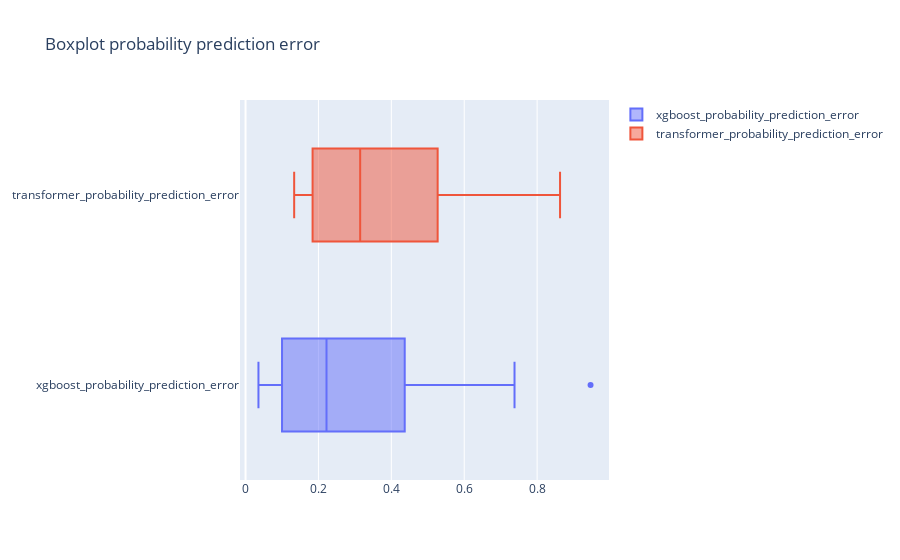

Here is the notebook cell this chart was saved with:
### Markdown cell above
### Visulization

### Code cell
# For boxplot
import plotly.graph_objects as go
import plotly.express as px
fig = go.Figure()
fig.add_trace(go.Box(x=df_preds[df_preds['iso3'].isin(condition_lst)]['xgboost_probability_prediction_error'].values,
                     name=df_preds[df_preds['iso3'].isin(condition_lst)]['xgboost_probability_prediction_error'].name))
fig.add_trace(go.Box(x=df_preds[df_preds['iso3'].isin(condition_lst)]['transformer_probability_prediction_error'].values,
                     name=df_preds[df_preds['iso3'].isin(condition_lst)]['transformer_probability_prediction_error'].name))
fig.update_layout(title_text='Boxplot probability prediction error').show()

### Figure 1 — Plotly figure (JSON) as saved in the notebook; plotly's stock layout.template omitted (floating-point values rounded to 4 significant figures)
{"data": [{"name": "xgboost_probability_prediction_error", "type": "box", "x": [0.4367, 0.5613, 0.4055, 0.4294, 0.5707, 0.443, 0.05137, 0.9466, 0.3025, 0.4016, 0.738, 0.7116, 0.3912, 0.07011, 0.06414, 0.07583, 0.07449, 0.1001, 0.1293, 0.2383, 0.2353, 0.03947, 0.03679, 0.03541, 0.06159, 0.05846, 0.1363, 0.1411, 0.1254, 0.1151, 0.1456, 0.2352, 0.5942, 0.6674, 0.6857, 0.07004, 0.06707, 0.3232, 0.3512, 0.2362, 0.2378, 0.2018, 0.5104, 0.4612, 0.3894, 0.5644, 0.4507, 0.06372, 0.1041, 0.04627, 0.06268, 0.1385, 0.1057, 0.1534, 0.2059, 0.209, 0.1856, 0.108, 0.3129, 0.3024, 0.7292, 0.5917]}, {"name": "transformer_probability_prediction_error", "type": "box", "x": [0.7019, 0.7157, 0.7498, 0.4419, 0.461, 0.4632, 0.193, 0.4564, 0.4387, 0.47, 0.6347, 0.3078, 0.6877, 0.1767, 0.1777, 0.1744, 0.1897, 0.2433, 0.2739, 0.2387, 0.572, 0.1764, 0.5541, 0.2026, 0.1982, 0.1999, 0.1805, 0.1798, 0.1839, 0.1796, 0.4453, 0.5388, 0.6203, 0.5886, 0.5125, 0.1764, 0.2165, 0.7725, 0.1979, 0.2093, 0.4105, 0.4387, 0.1334, 0.8629, 0.1537, 0.2, 0.3212, 0.5526, 0.4392, 0.4452, 0.3894, 0.1775, 0.1776, 0.5706, 0.1639, 0.1914, 0.1797, 0.1996, 0.1825, 0.5271, 0.5557, 0.4343]}], "layout": {"title": {"text": "Boxplot probability prediction error"}}}
